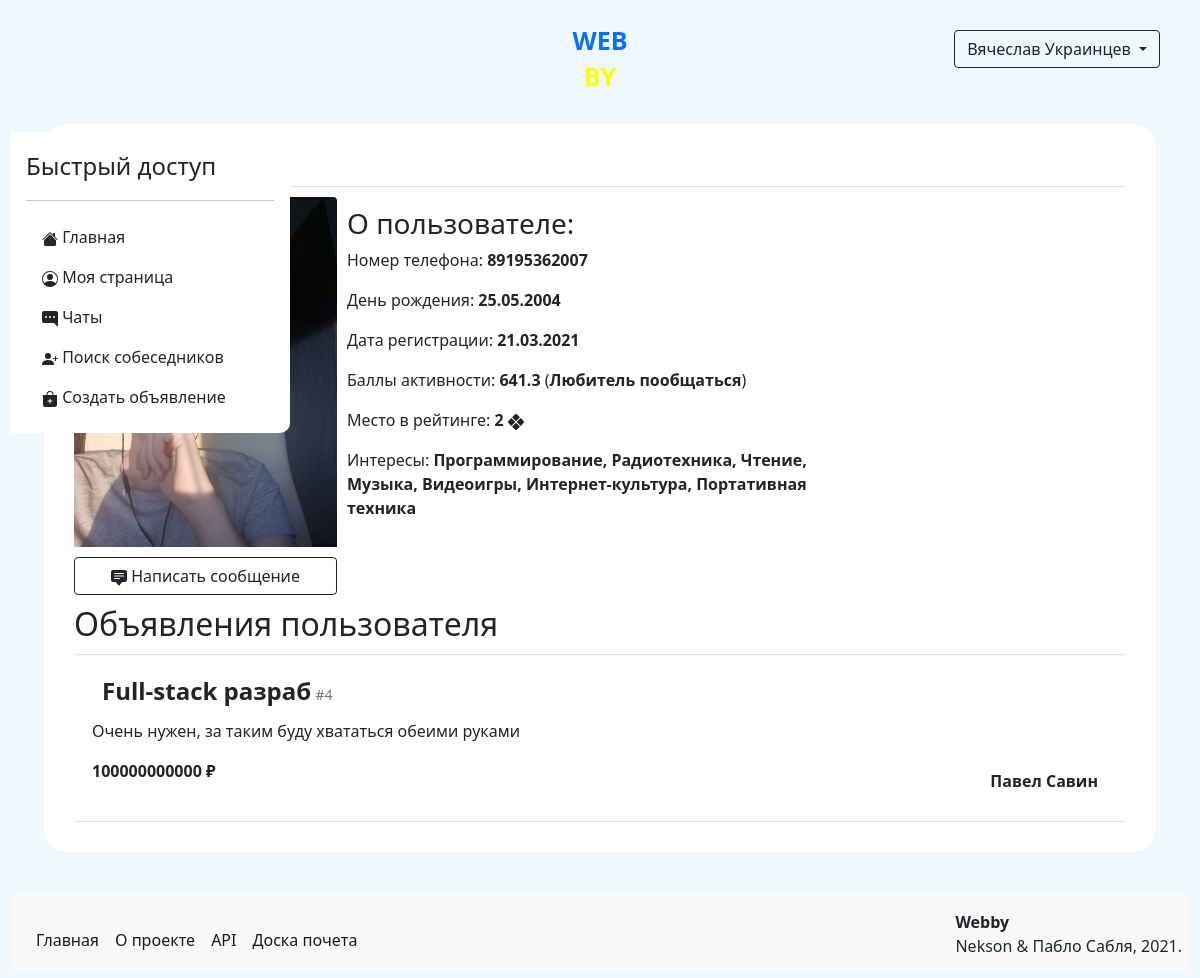
Page /profile/3 (signed in) on the committed database.
### data/models/user.py (models this page shows, shortened)
class User(SqlAlchemyBase, UserMixin, SerializerMixin):
    __tablename__ = 'users'  # название таблицы с моделью в базе данных
    serialize_rules = (
        '-advertisements', '-rank_id', '-admin', '-hashed_password')  # правила преобразования объекта модели в json
    id = Column(Integer, autoincrement=True, primary_key=True)  # id пользователя
    name = Column(Unicode)  # имя пользователя
    surname = Column(Unicode)  # фамилия пользователя
    birthday = Column(DateTime)  # день рождения пользователя
    email = Column(String, unique=True)  # email адресс пользователя
    phone_number = Column(String, unique=True)  # номер телефона пользователя
    hashed_password = Column(String)  # хэшированный пароль пользователя
    registration_time = Column(DateTime, default=datetime.now)  # время регистрации пользователя
    rating = Column(Integer, default=0)  # рейтинг пользователя
    rank_id = Column(Integer, ForeignKey('ranks.id'))  # id ранга пользователя
    admin = Column(Boolean, default=0)  # права пользователя
    advertisements = relationship('Advertisement', back_populates='author')  # объекты объявлений пользователя
    interests = relationship('Interest', secondary='users_to_interests',
                             backref='users')  # объекты интересов пользователя
    rank = relationship('Rank')  # объект ранга пользователя

### data/models/ranks.py (models this page shows)
class Rank(SqlAlchemyBase, SerializerMixin):
    __tablename__ = 'ranks'  # название таблицы с моделью в базе данных
    id = Column(Integer, primary_key=True, autoincrement=True)  # id ранга
    title = Column(String)  # название ранга

### data/models/interests.py (models this page shows)
class Interest(SqlAlchemyBase, SerializerMixin):
    __tablename__ = 'interests'  # название таблицы с моделью в базе данных
    serialize_rules = ('-advertisements', '-users')  # правила преобразования объекта модели в json
    id = Column(Integer, primary_key=True, autoincrement=True)  # id интереса
    title = Column(Unicode, nullable=True)  # название интереса

### data/models/advertisements.py (models this page shows, shortened)
class Advertisement(SqlAlchemyBase, SerializerMixin):
    __tablename__ = 'advertisements'  # название таблицы с моделью в базе данных
    serialize_rules = ('-author.email', '-author.registration_time', '-author.interests', '-author_id',
                       '-content_id')  # правила преобразования объекта модели в json
    id = Column(Integer, primary_key=True, autoincrement=True)  # id объявления
    title = Column(String)  # название объявления
    author_id = Column(Integer, ForeignKey('users.id'))  # id автора объявления
    created_at = Column(DateTime, default=datetime.now)  # время создания объявления
    price = Column(Integer)  # стоимость объявления
    content_id = Column(Integer, ForeignKey('contents.id'))  # id содержания объявления
    author = relationship('User', back_populates='advertisements')  # объект автора объявления
    content = relationship('Content')  # объект содержания объявления
    interests = relationship('Interest', secondary='advertisements_to_interests',
                             backref='advertisements')  # объект интересов объявления

### data/models/content.py (models this page shows)
class Content(SqlAlchemyBase, SerializerMixin):
    __tablename__ = 'contents'  # название таблицы с моделью в базе данных
    serialize_rules = ('-id',)  # правила преобразования объекта модели в json
    id = Column(Integer, autoincrement=True, primary_key=True)  # id контента
    content = Column(Text)  # контент

### main.py (the view)
@app.route('/profile/<int:user_id>')
@login_required
def show_profile(user_id):
    session = create_session()
    user = session.query(User).filter(User.id == user_id).first()  # получаем данные профиля пользователя с указанным id
    if not user:  # проверяем, найден ли пользователь
        return abort(404)
    all_users = session.query(User).order_by(User.rating.desc())
    position = 1
    for i in all_users:
        if i.id == user.id:
            break
        position += 1
    pic = session.query(Avatar).filter(Avatar.refers_to == user_id).first()
    if pic:  # проверяем, найден ли аватар
        profile_pic = url_for('static', filename=f"avatars/{pic.link}")
    else:
        profile_pic = url_for('static', filename='avatars/anon.png')
    return render_template('profile.html', user=user, pic=profile_pic, today=datetime.datetime.now(), position=position)

### data/db_session.py (called while the page is built)
def create_session() -> Session:
    global __factory
    return __factory()

### main.py (called while the page is built)
@login_manager.user_loader
def load_user(user_id):
    session = create_session()
    return session.query(User).get(user_id)

### templates/profile.html (shortened to what this page needs)
{% extends "base.html" %}
{% block content %}
<form class="clearfix">
    <div class="clearfix">
        <div class="clearfix border-bottom">
            <h3 class="float-start">{{ user.name }} {{ user.surname }}</h3>
        </div>
        <div class="clearfix">
            <div class="float-start w-50">
                <h3>О пользователе:</h3>
                <p>Номер телефона: <b>{{ user.phone_number }}</b></p>
                <p>День рождения: <b>{{ user.birthday.strftime('%d.%m.%Y') }}</b></p>
                <p>Дата регистрации: <b>{{ user.registration_time.strftime('%d.%m.%Y') }}</b></p>
                <p>Баллы активности: <b>{{ user.rating }}</b> (<b>{{ user.rank.title }}</b>)</p>
                <a class="text-reset" href="/top">
                    <p>
                    Место в рейтинге: <b>{{ position }}</b>
                    </p>
                </a>
                {% if user.interests %}
                    <p>Интересы:
                        {% for i in user.interests %}
                        <b>{{ i.title }}{% if not loop.last %},{% endif %}</b>
                        {% endfor %}
                    </p>
                {% endif %}
            </div>
        </div>
        <div>
            {% if user.id == current_user.id %}
                <a class="btn btn-outline-dark w-25 rounded-bottom" href="/profile/{{ current_user.id }}/avatar">
                    <svg xmlns="http://www.w3.org/2000/svg" width="16" height="16" fill="currentColor" class="bi bi-person-bounding-box" viewBox="0 0 16 16">
                      <path d="M1.5 1a.5.5 0 0 0-.5.5v3a.5.5 0 0 1-1 0v-3A1.5 1.5 0 0 1 1.5 0h3a.5.5 0 0 1 0 1h-3zM11 .5a.5.5 0 0 1 .5-.5h3A1.5 1.5 0 0 1 16 1.5v3a.5.5 0 0 1-1 0v-3a.5.5 0 0 0-.5-.5h-3a.5.5 0 0 1-.5-.5zM.5 11a.5.5 0 0 1 .5.5v3a.5.5 0 0 0 .5.5h3a.5.5 0 0 1 0 1h-3A1.5 1.5 0 0 1 0 14.5v-3a.5.5 0 0 1 .5-.5zm15 0a.5.5 0 0 1 .5.5v3a1.5 1.5 0 0 1-1.5 1.5h-3a.5.5 0 0 1 0-1h3a.5.5 0 0 0 .5-.5v-3a.5.5 0 0 1 .5-.5z"/>
                      <path d="M3 14s-1 0-1-1 1-4 6-4 6 3 6 4-1 1-1 1H3zm8-9a3 3 0 1 1-6 0 3 3 0 0 1 6 0z"/>
                    </svg>
                    Сменить аватарку
                </a>
            {% else %}
                <a class="btn btn-outline-dark w-25 rounded-bottom" href="/chats/{{ user.id }}#bottom">
                    Написать сообщение
                </a>
            {% endif %}
        </div>
        {% if user.advertisements %}
        <div class="clearfix">
            <h2 class="float-right d-inline">Объявления пользователя</h2>
        </div>
        {% endif %}
        {% for ad in user.advertisements %}
            <div class="p-2 border-top border-bottom">
                <div class="clearfix">
                    <div>
                        <span>
                            <b class="fs-4">{{ ad.title }}</b>
                            <small class="text-secondary">#{{ ad.id }}</small>
                        </span>
                    </div>
                    <p>{{ ad.content.content }}</p>
                    <b>{{ ad.price }} ₽</b>
                    <div class="float-end">
                        <a href="/profile/{{ ad.author.id }}" class="text-reset"><b>{{ ad.author.name }} {{ ad.author.surname }}</b></a>
                    </div>
                </div>
            </div>
        {% endfor %}
    </div>
</form>
{% endblock %}

### templates/base.html (shortened to what this page needs)
<!DOCTYPE html>
<html lang="en">
<head>
    <link rel="stylesheet" href="/static/css/style.css">
    <link rel="stylesheet" href="https://cdn.jsdelivr.net/npm/bootstrap@5.0.0-beta1/dist/css/bootstrap.min.css"
>
</head>
<body>
<div class="wrapper">
    <div class="header clearfix">
        {% if current_user.is_authenticated %}
        <div class="dropdown float-end">
            <button class="btn btn-outline-dark dropdown-toggle" type="button" id="dropdownMenuButton"
                    data-toggle="dropdown" aria-haspopup="true" aria-expanded="false">
                {{ current_user.name }} {{ current_user.surname }}
            </button>
        </div>
        {% endif %}
        <div class="logo">
            <a href="/">
                <p class="text-primary">WEB</p>
                <p class="yellow">BY</p>
            </a>
        </div>
    </div>
    {% if current_user.is_authenticated %}
    <div class="d-flex flex-column p-3 bg-white"
         style="width: 280px; position: fixed; border-radius: 0 10px 10px 0; margin-left: 0px;">
        <span class="fs-4">Быстрый доступ</span>
        <hr>
        <ul class="nav nav-pills flex-column mb-auto">
            <li class="nav-item">
                <a href="/" class="nav-link link-dark">
                    Главная
                </a>
            </li>
            <li>
                <a href="/profile/{{ current_user.id }}" class="nav-link link-dark">
                    Моя страница
                </a>
            </li>
            <li>
                <a href="/chats" class="nav-link link-dark">
                    Чаты
                </a>
            </li>
            <li>
                <a href="/search" class="nav-link link-dark">
                    Поиск собеседников
                </a>
            </li>
            <li>
                <a href="/advertisements/create" class="nav-link link-dark">
                    Создать объявление
                </a>
            </li>
        </ul>
    </div>
    {% endif %}
    <main role="main" class="container clearfix">
        {% block content %}{% endblock %}
    </main>
    <footer class="clearfix p-2 bg-light">
        <span class="fs-6 float-end mt-2"><b>Webby</b><br>Nekson & Пабло Сабля, 2021.</span>
        <nav class="navbar navbar-expand-lg navbar-light">
            <div class="collapse navbar-collapse" id="navbarSupportedContent">
                <ul class="navbar-nav me-auto mb-2 mb-lg-0">
                    <li class="nav-item">
                        <a class="nav-link active" href="/">Главная</a>
                    </li>
                    <li class="nav-item">
                        <a class="nav-link active" href="/info">О проекте</a>
                    </li>
                    <li class="nav-item">
                        <a class="nav-link active" href="/api">API</a>
                    </li>
                    <li class="nav-item">
                        <a class="nav-link active" href="/top">Доска почета</a>
                    </li>
                </ul>
            </div>
        </nav>
    </footer>
</div>
</body>
</html>

### static/css/style.css (style rules this page uses)
body { background-color: aliceblue !important; }
.logo { text-align: center; margin-left: auto; margin-right: auto; margin-top: 10px; margin-bottom: 10px; max-width: 150px; font-size: 25px; font-weight: 700; line-height: 20px; }
a { text-decoration: none !important; }
.header { background-color: aliceblue; margin-bottom: 10px; padding: 10px; }
.yellow { color: yellow; }
div { margin: 10px; }
form { margin-left: auto; margin-right: auto; background-color: white; border: solid 2px aliceblue; border-radius: 25px; padding: 10px; }
html, body { height: 100%; }
footer { position: absolute; left: 0; bottom: 0; width: 100%; height: 80px; }
.wrapper { position: relative; min-height: 100%; }
main { padding-bottom: 120px }

### rows in the picture
User: name "Вячеслав", surname "Украинцев"
User: phone_number "89195362007", birthday "25.05.2004", registration_time "21.03.2021", rating "641.3"
Rank: rank "Любитель пообщаться"
Interest: title "Программирование"
Interest: title "Радиотехника"
Interest: title "Чтение"
Interest: title "Музыка"
Interest: title "Видеоигры"
Interest: title "Интернет-культура"
Interest: title "Портативная техника"
Advertisement: title "Full-stack разраб", id "4", content.content "Очень нужен, за таким буду хвататься обеими руками", price "100000000000", author.name "Павел", author.surname "Савин"

### other values in the picture
{{ position }} "2"
